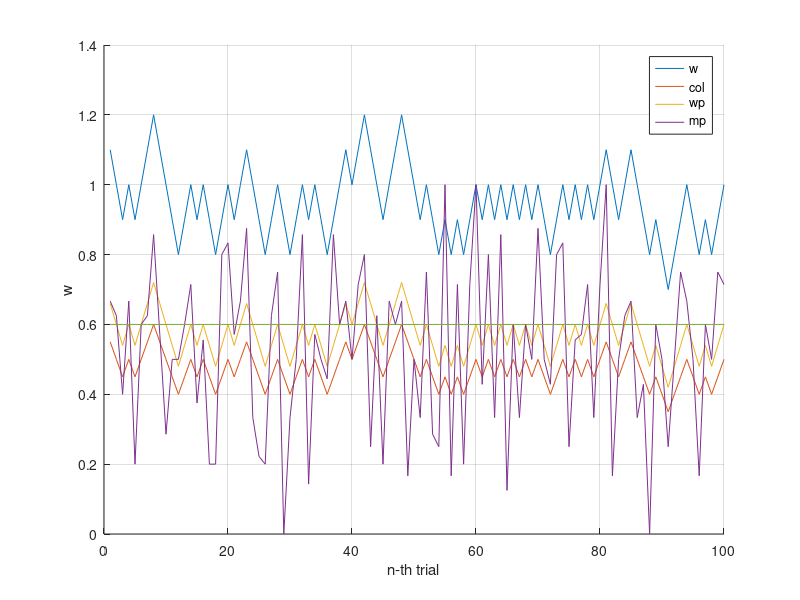

MATLAB code to generate this figure:
clear all;
close all;

N_Sim = 100;
Period = 10;

Log_P = 0.6;
Measure_P = 0;

w = 1.0;
max_w = 2.0;
min_w = 0.1;

dec_w = 0.1;
inc_w = 0.1;

Col_P = 0.5;

R_w = zeros(N_Sim, 1);
R_col = zeros(N_Sim, 1);

for n=1:N_Sim
    n_acc = 0;
    n_suc = 0;
    
    for p = 1:Period
        if rand <= Log_P
           n_acc = n_acc + 1;
           
           if rand < Col_P
                
           else
              n_suc = n_suc + 1; 
           end
           
        end
        
    end
    
    Measure_P = n_suc/n_acc;
    
    if Measure_P < w*Log_P
       w = w - dec_w;
       Col_P = Col_P - 0.05;
       
    else
       w = w + inc_w;
       Col_P = Col_P + 0.05;  
    end
    
    
    if w > max_w
       w = max_w;
    elseif w < min_w
       w = min_w;
    end
    
    if Col_P > 1.0
       Col_P = 1.0;
    elseif Col_P < 0.0
       Col_P = 0.0;
    end
    
    
    R_w(n) = w;
    R_col(n) = Col_P;
    R_wp(n) = w*Log_P;
    R_mp(n) = Measure_P;
end

figure;
hold on;
plot(1:N_Sim, R_w);
plot(1:N_Sim, R_col);

plot(1:N_Sim, R_wp);
plot(1:N_Sim, R_mp);

plot(1:N_Sim, Log_P*ones(N_Sim,1));

xlabel('n-th trial');
ylabel('w');
legend('w', 'col','wp', 'mp');
grid on;
